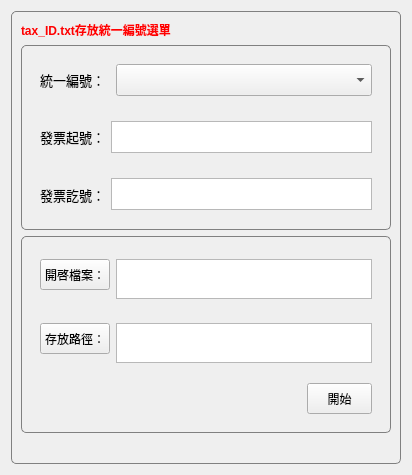
<?xml version="1.0" encoding="UTF-8"?>
<ui version="4.0">
 <class>Invoice</class>
 <widget class="QWidget" name="Invoice">
  <property name="geometry">
   <rect>
    <x>0</x>
    <y>0</y>
    <width>408</width>
    <height>475</height>
   </rect>
  </property>
  <property name="windowTitle">
   <string>未開立電子發票區間整理</string>
  </property>
  <layout class="QGridLayout" name="gridLayout_2">
   <item row="0" column="0">
    <widget class="QFrame" name="container">
     <property name="styleSheet">
      <string notr="true">.QFrame{
	border: 1px solid gray;
	border-radius: 5px;
}</string>
     </property>
     <property name="frameShape">
      <enum>QFrame::StyledPanel</enum>
     </property>
     <property name="frameShadow">
      <enum>QFrame::Raised</enum>
     </property>
     <layout class="QGridLayout" name="gridLayout">
      <item row="0" column="0">
       <widget class="QLabel" name="label_2">
        <property name="minimumSize">
         <size>
          <width>0</width>
          <height>15</height>
         </size>
        </property>
        <property name="font">
         <font>
          <family>Arial</family>
          <weight>75</weight>
          <bold>true</bold>
         </font>
        </property>
        <property name="styleSheet">
         <string notr="true">QLabel{
	color: red;
}</string>
        </property>
        <property name="text">
         <string>tax_ID.txt存放統一編號選單</string>
        </property>
       </widget>
      </item>
      <item row="1" column="0">
       <widget class="QFrame" name="frame">
        <property name="font">
         <font>
          <family>微軟正黑體</family>
          <pointsize>12</pointsize>
         </font>
        </property>
        <property name="frameShape">
         <enum>QFrame::StyledPanel</enum>
        </property>
        <property name="frameShadow">
         <enum>QFrame::Raised</enum>
        </property>
        <layout class="QVBoxLayout" name="verticalLayout">
         <item>
          <widget class="QWidget" name="widget" native="true">
           <layout class="QHBoxLayout" name="horizontalLayout_3">
            <item>
             <widget class="QLabel" name="label">
              <property name="minimumSize">
               <size>
                <width>50</width>
                <height>31</height>
               </size>
              </property>
              <property name="maximumSize">
               <size>
                <width>70</width>
                <height>16777215</height>
               </size>
              </property>
              <property name="font">
               <font>
                <family>Agency FB</family>
                <pointsize>10</pointsize>
               </font>
              </property>
              <property name="styleSheet">
               <string notr="true">min-width: 50px;</string>
              </property>
              <property name="text">
               <string>統一編號：</string>
              </property>
             </widget>
            </item>
            <item>
             <widget class="QComboBox" name="tax_text">
              <property name="minimumSize">
               <size>
                <width>250</width>
                <height>32</height>
               </size>
              </property>
              <property name="font">
               <font>
                <family>Arial</family>
                <pointsize>10</pointsize>
               </font>
              </property>
              <property name="styleSheet">
               <string notr="true"/>
              </property>
             </widget>
            </item>
           </layout>
          </widget>
         </item>
         <item>
          <widget class="QWidget" name="widget_2" native="true">
           <layout class="QHBoxLayout" name="horizontalLayout_2">
            <item>
             <widget class="QLabel" name="invoice_b_text">
              <property name="minimumSize">
               <size>
                <width>50</width>
                <height>31</height>
               </size>
              </property>
              <property name="font">
               <font>
                <family>Agency FB</family>
                <pointsize>10</pointsize>
               </font>
              </property>
              <property name="styleSheet">
               <string notr="true">min-width: 50px;</string>
              </property>
              <property name="text">
               <string>發票起號：</string>
              </property>
             </widget>
            </item>
            <item>
             <widget class="QTextEdit" name="invoice_b_num">
              <property name="minimumSize">
               <size>
                <width>256</width>
                <height>32</height>
               </size>
              </property>
              <property name="font">
               <font>
                <family>Arial</family>
                <pointsize>10</pointsize>
               </font>
              </property>
              <property name="styleSheet">
               <string notr="true">max-height: 30px</string>
              </property>
             </widget>
            </item>
           </layout>
          </widget>
         </item>
         <item>
          <widget class="QWidget" name="widget_3" native="true">
           <layout class="QHBoxLayout" name="horizontalLayout">
            <item>
             <widget class="QLabel" name="invoice_e_text">
              <property name="minimumSize">
               <size>
                <width>50</width>
                <height>31</height>
               </size>
              </property>
              <property name="font">
               <font>
                <family>Agency FB</family>
                <pointsize>10</pointsize>
               </font>
              </property>
              <property name="styleSheet">
               <string notr="true">min-width: 50px;</string>
              </property>
              <property name="text">
               <string>發票訖號：</string>
              </property>
             </widget>
            </item>
            <item>
             <widget class="QTextEdit" name="invoice_e_num">
              <property name="minimumSize">
               <size>
                <width>256</width>
                <height>32</height>
               </size>
              </property>
              <property name="font">
               <font>
                <family>Arial</family>
                <pointsize>10</pointsize>
               </font>
              </property>
              <property name="styleSheet">
               <string notr="true">max-height: 30px</string>
              </property>
             </widget>
            </item>
           </layout>
          </widget>
         </item>
        </layout>
       </widget>
      </item>
      <item row="2" column="0">
       <widget class="QFrame" name="frame_3">
        <property name="frameShape">
         <enum>QFrame::StyledPanel</enum>
        </property>
        <property name="frameShadow">
         <enum>QFrame::Raised</enum>
        </property>
        <layout class="QVBoxLayout" name="verticalLayout_2">
         <item>
          <widget class="QWidget" name="widget_4" native="true">
           <layout class="QHBoxLayout" name="horizontalLayout_4">
            <item>
             <widget class="QPushButton" name="open">
              <property name="minimumSize">
               <size>
                <width>70</width>
                <height>31</height>
               </size>
              </property>
              <property name="maximumSize">
               <size>
                <width>70</width>
                <height>31</height>
               </size>
              </property>
              <property name="font">
               <font>
                <family>Arial</family>
               </font>
              </property>
              <property name="text">
               <string>開啓檔案：</string>
              </property>
             </widget>
            </item>
            <item>
             <widget class="QTextBrowser" name="open_text">
              <property name="minimumSize">
               <size>
                <width>256</width>
                <height>40</height>
               </size>
              </property>
              <property name="maximumSize">
               <size>
                <width>16777215</width>
                <height>32</height>
               </size>
              </property>
              <property name="font">
               <font>
                <family>Arial</family>
                <pointsize>8</pointsize>
               </font>
              </property>
             </widget>
            </item>
           </layout>
          </widget>
         </item>
         <item>
          <widget class="QWidget" name="widget_5" native="true">
           <layout class="QHBoxLayout" name="horizontalLayout_5">
            <item>
             <widget class="QPushButton" name="save">
              <property name="minimumSize">
               <size>
                <width>70</width>
                <height>31</height>
               </size>
              </property>
              <property name="maximumSize">
               <size>
                <width>70</width>
                <height>31</height>
               </size>
              </property>
              <property name="font">
               <font>
                <family>Arial</family>
               </font>
              </property>
              <property name="text">
               <string>存放路徑：</string>
              </property>
             </widget>
            </item>
            <item>
             <widget class="QTextBrowser" name="save_text">
              <property name="minimumSize">
               <size>
                <width>256</width>
                <height>40</height>
               </size>
              </property>
              <property name="maximumSize">
               <size>
                <width>16777215</width>
                <height>32</height>
               </size>
              </property>
              <property name="font">
               <font>
                <family>Arial</family>
                <pointsize>8</pointsize>
               </font>
              </property>
             </widget>
            </item>
           </layout>
          </widget>
         </item>
         <item>
          <widget class="QWidget" name="widget_6" native="true">
           <layout class="QHBoxLayout" name="horizontalLayout_6">
            <item>
             <spacer name="horizontalSpacer">
              <property name="orientation">
               <enum>Qt::Horizontal</enum>
              </property>
              <property name="sizeHint" stdset="0">
               <size>
                <width>288</width>
                <height>20</height>
               </size>
              </property>
             </spacer>
            </item>
            <item>
             <widget class="QPushButton" name="start">
              <property name="minimumSize">
               <size>
                <width>65</width>
                <height>31</height>
               </size>
              </property>
              <property name="maximumSize">
               <size>
                <width>65</width>
                <height>31</height>
               </size>
              </property>
              <property name="text">
               <string>開始</string>
              </property>
             </widget>
            </item>
           </layout>
          </widget>
         </item>
        </layout>
       </widget>
      </item>
      <item row="3" column="0">
       <widget class="QLabel" name="output_text">
        <property name="minimumSize">
         <size>
          <width>0</width>
          <height>15</height>
         </size>
        </property>
        <property name="font">
         <font>
          <family>Arial</family>
          <weight>75</weight>
          <bold>true</bold>
         </font>
        </property>
        <property name="styleSheet">
         <string notr="true">QLabel{
	color: green;
}</string>
        </property>
        <property name="text">
         <string/>
        </property>
       </widget>
      </item>
     </layout>
    </widget>
   </item>
  </layout>
 </widget>
 <resources/>
 <connections/>
</ui>
